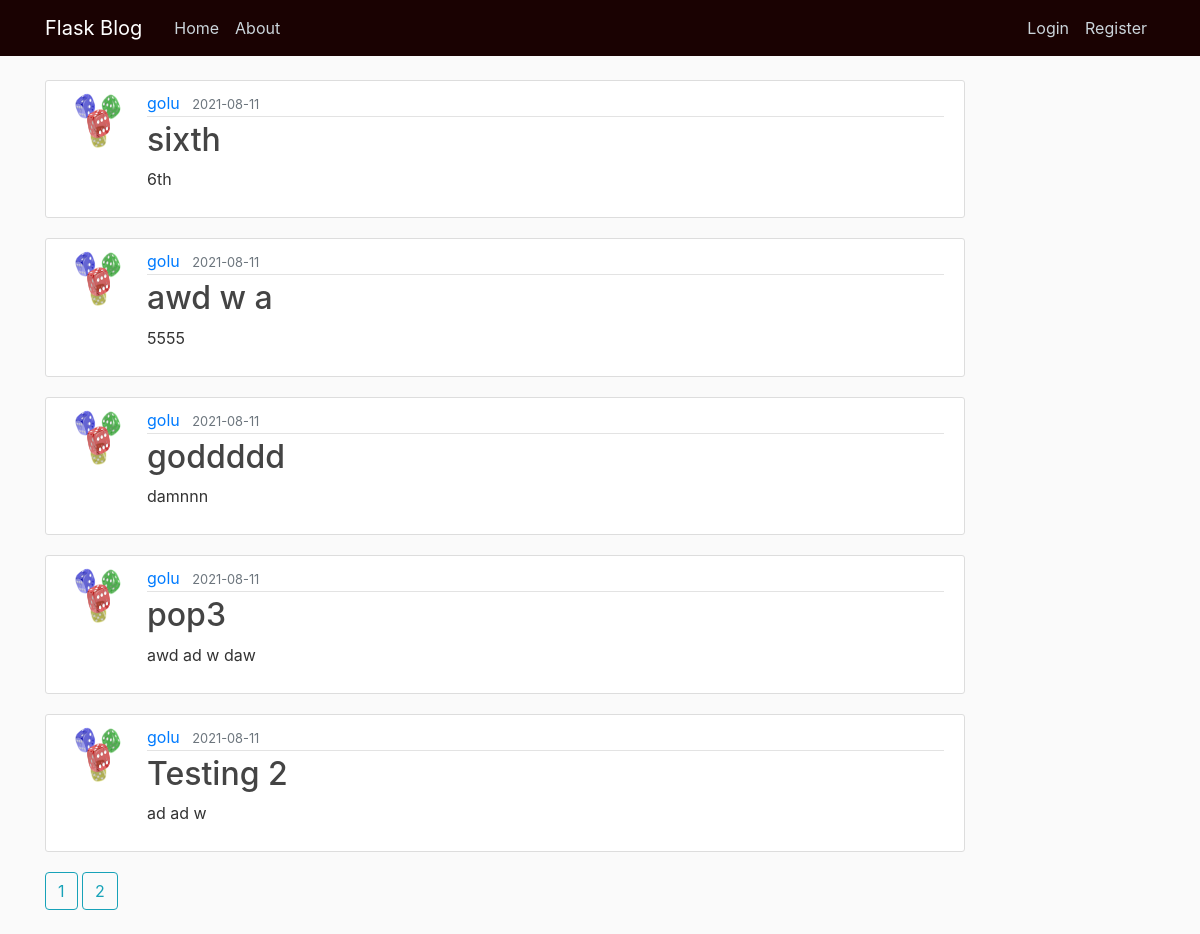
Page /home on the earlier database version.
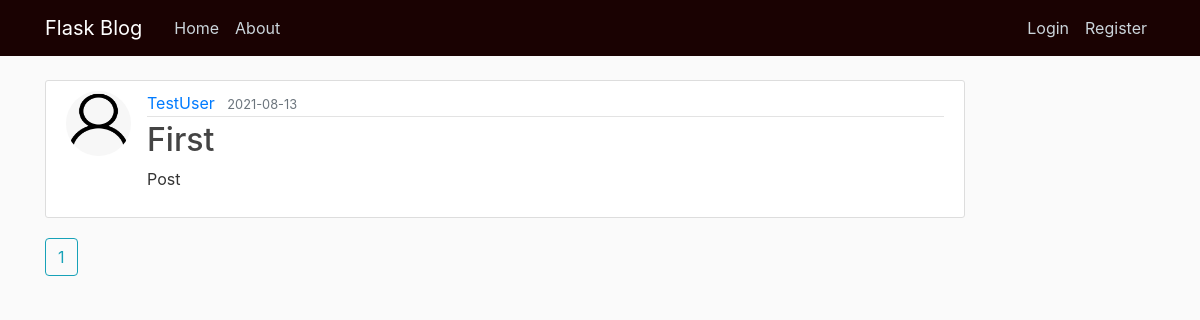
Same page on the later database version.
### flaskblog_PACKAGE/models.py (models this page shows, shortened)
class Post(db.Model):
    id = db.Column(db.Integer, primary_key=True)
    title = db.Column(db.String(100), nullable=False)
    date_posted = db.Column(db.DateTime, nullable=False,default=datetime.utcnow)
    content = db.Column(db.Text, nullable=False)
    user_id = db.Column(db.Integer, db.ForeignKey('user.id'),nullable=False)

class User(db.Model, UserMixin):
    id = db.Column(db.Integer, primary_key=True)
    username = db.Column(db.String(20), unique=True, nullable=False)
    email = db.Column(db.String(120), unique=True, nullable=False)
    image_file = db.Column(db.String(20), nullable=False, default = 'default.png')
    password = db.Column(db.String(60), nullable=False)
    posts = db.relationship('Post', backref='author', lazy=True)

### flaskblog_PACKAGE/routes.py (the view)
@application.route("/")
@application.route("/home")
def homePage():
    page = request.args.get('page',1, type = int)
    posts = Post.query.order_by(Post.date_posted.desc()).paginate(page = page, per_page =5)
    return render_template("home.html", post = posts, title = 'HOMEPAGE')

### flaskblog_PACKAGE/templates/home.html
{% extends "layout.html" %}
    {% block content %}
        {% for argument in post.items %}
        <article class="media content-section">
          <img class="rounded-circle article-img" src="{{ url_for('static', filename = 'profile_pics/' + argument.author.image_file) }}">
            <div class="media-body">
              <div class="article-metadata">
                <a class="mr-2" href="{{ url_for('user_posts', username = argument.author.username) }}">{{ argument.author.username }}</a>
                <small class="text-muted">{{ argument.date_posted.strftime('%Y-%m-%d') }}</small>
              </div>
              <h2><a class="article-title" href=" {{ url_for('post', post_id = argument.id) }} ">{{ argument.title }}</a></h2>
              <p class="article-content">{{ argument.content }}</p>
            </div>
          </article>
        {% endfor %}
        {% for page_num in post.iter_pages() %}
          {% if page_num %}
          <a class="btn btn-outline-info mb-4" href="{{ url_for('homePage', page = page_num) }}"> {{ page_num }}</a>
          {% else %}
            ...
          {% endif %}
        {% endfor %}
    {% endblock content %}

Differences in the rows shown:
removed Post: image_file (picture), author.username "golu", date_posted "2021-08-11", title "sixth", content "6th"
removed Post: image_file (picture), author.username "golu", date_posted "2021-08-11", title "awd w a", content "5555"
removed Post: image_file (picture), author.username "golu", date_posted "2021-08-11", title "goddddd", content "damnnn"
removed Post: image_file (picture), author.username "golu", date_posted "2021-08-11", title "pop3", content "awd ad w daw"
removed Post: image_file (picture), author.username "golu", date_posted "2021-08-11", title "Testing 2", content "ad ad w"
added Post: image_file (placeholder picture), author.username "TestUser", date_posted "2021-08-13", title "First", content "Post"
Other differences:
list line gone: "2"
